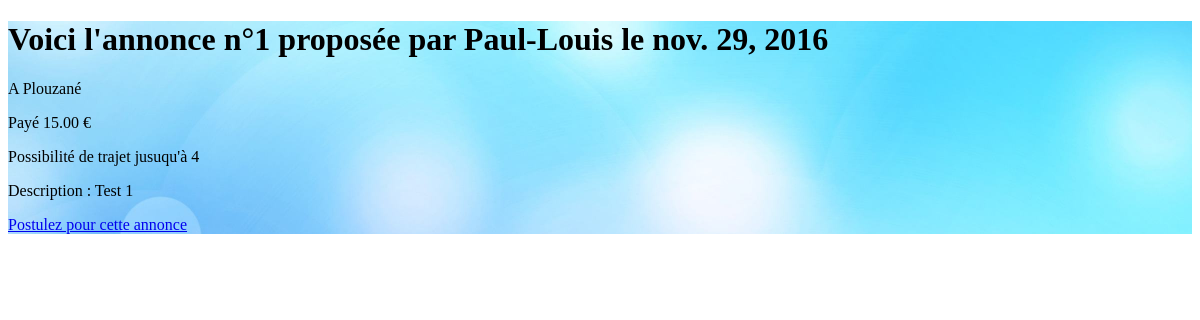
Page /annonce/1 on the committed database.
### profils/models.py (models this page shows, shortened)
class Annonce (models.Model) :
	titre = models.CharField(max_length=200)
	annonce = models.TextField(null=False)
	date = models.DateTimeField(auto_now_add=True, auto_now=False, verbose_name = "Date de dépôt")
	prix = models.DecimalField(max_digits=5,decimal_places=2)
	annonceur = models.CharField(max_length=100)
	etudiant = models.CharField(max_length=100, blank=True) # blank permet de rendre ce champs optionnel
	lieux = models.CharField(max_length=50)
	distance_max = models.IntegerField()
	numero = models.IntegerField()
	etat = models.CharField(max_length=10)

### profils/views.py (the view)
# urls.py: url(r'^annonce/(?P<numero>\d+$)',views.annonce, name= 'lire_annonce'),
def annonce(request,numero) :
    annonce = Annonce.objects.get(numero=numero)
    Bool = annonce.distance_max != 0
    return render(request,'profils/annonce.html',locals())

### profils/templates/profils/annonce.html (shortened to what this page needs)
<!DOCTYPE html>
<html lang="fr">
<head>
{% load static %}
    <link rel="stylesheet" href="{% static 'style.css' %}" />
</head>
<body>
<div class="background">
<h1> Voici l'annonce <span class="small" > n°{{annonce.numero}} </span> proposée par {{annonce.annonceur}} le {{annonce.date|date:"DATE_FORMAT"}} </h1>
<p> A {{ annonce.lieux}} </p>
<p> Payé {{annonce.prix}} €</p>
{% if Bool %}
	<p> Possibilité de trajet jusuqu'à {{annonce.distance_max}} </p>
{% endif %}
<p>	Description : {{annonce.annonce}} </p>
<a href="{% url "postuler_annonce" numero%}">Postulez pour cette annonce</a>
</div>
</body>
</html>

### static/style.css (style rules this page uses)
.background { color:black; background-image:url(img/background2.jpg); background-repeat: no-repeat; background-attachment: fixed; background-size: cover; }

### rows in the picture
Annonce: numero "1", annonceur "Paul-Louis", date "nov. 29, 2016", lieux "Plouzané", prix "15.00", distance_max "4", annonce "Test 1"
